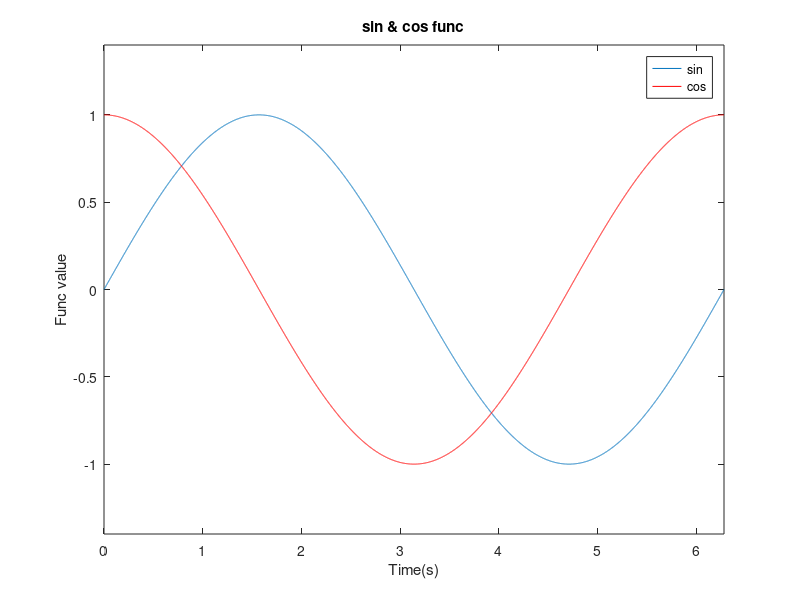

Write the MATLAB code that produced this figure.
figure
t = linspace(0,2*pi,10000);
plot(t, sin(t));
hold on;
plot(t, cos(t), 'r');
xlabel('Time(s)');
ylabel('Func value');
title('sin & cos func');
legend('sin', 'cos');
xlim([0 2*pi]);
ylim([-1.4 1.4]);

